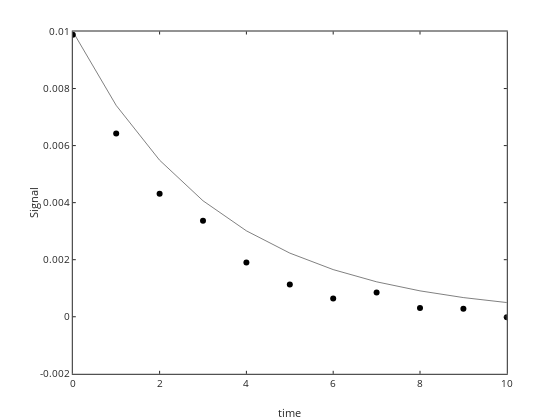

Notebook code cell kept with this figure:
### Code cell
% so to optmize it we need to first define the error function
% this is what will get minimized

graphics_toolkit ("plotly")

% initial guess

errorfunction = @(p,N,t) (log10(sum((N-p(1).*exp(-p(2)*t)).^2)));

ktst=0.3; N0tst=0.01; ptst=[N0tst ktst];

err=errorfunction(ptst,N,t)

Ntst=firstorderdecay(t,N0tst,ktst); 

plot(t,N,'ko',t,Ntst,'k-'); 
xlabel('time'); ylabel('Signal')

### Figure 1 — Plotly figure (JSON) as saved in the notebook; plotly's stock layout.template omitted (floating-point values rounded to 4 significant figures)
{"data": [{"line": {"color": "rgb(0, 0, 0)", "width": 0.5}, "marker": {"color": "rgb(0, 0, 0)", "line": {"color": "rgb(0, 0, 0)"}, "size": 6, "symbol": "circle"}, "mode": "markers", "name": "", "showlegend": false, "type": "scatter", "visibility": true, "x": [0, 1, 2, 3, 4, 5, 6, 7, 8, 9, 10], "xaxis": "x", "y": [0.009883, 0.006421, 0.00431, 0.003365, 0.001904, 0.001127, 0.0006396, 0.0008543, 0.0003103, 0.0002777, -1.324e-05], "yaxis": "y"}, {"line": {"color": "rgb(0, 0, 0)", "dash": "solid", "width": 0.5}, "marker": {"color": "rgb(0, 0, 0)", "line": {"color": "rgb(0, 0, 0)"}, "size": 6, "symbol": "none"}, "mode": "lines", "name": "", "showlegend": false, "type": "scatter", "visibility": true, "x": [0, 1, 2, 3, 4, 5, 6, 7, 8, 9, 10], "xaxis": "x", "y": [0.01, 0.007408, 0.005488, 0.004066, 0.003012, 0.002231, 0.001653, 0.001225, 0.0009072, 0.0006721, 0.0004979], "yaxis": "y"}], "layout": {"height": 420, "hovermode": "closest", "margin": {"b": 0, "l": 0, "r": 0, "t": 0}, "plot_bgcolor": "rgba(0, 0, 0, 0)", "showlegend": false, "width": 560, "xaxis": {"anchor": "y", "autorange": false, "domain": [0.13, 0.905], "exponentformat": "none", "gridcolor": "rgba(38,38,38,0.15)", "gridwidth": 1, "linecolor": "rgb(38,38,38)", "linewidth": 1, "mirror": "ticks", "range": [0, 10], "showgrid": false, "showline": true, "side": "bottom", "spikedash": "solid", "spikemode": "across", "spikesides": false, "spikethickness": 1, "tickangle": 0, "tickcolor": "rgb(38,38,38)", "tickfont": {"color": "rgb(38,38,38)", "size": 10}, "ticklen": 3, "ticks": "inside", "ticktext": ["0", "2", "4", "6", "8", "10"], "tickvals": [0, 2, 4, 6, 8, 10], "title": {"font": {"color": "rgb(38,38,38)", "size": 11}, "text": "time"}, "type": "linear", "visible": true, "zeroline": false}, "yaxis": {"anchor": "x", "autorange": false, "domain": [0.11, 0.925], "exponentformat": "none", "gridcolor": "rgba(38,38,38,0.15)", "gridwidth": 1, "linecolor": "rgb(38,38,38)", "linewidth": 1, "mirror": "ticks", "range": [-0.002, 0.01], "showgrid": false, "showline": true, "side": "left", "spikedash": "solid", "spikemode": "across", "spikesides": false, "spikethickness": 1, "tickangle": 0, "tickcolor": "rgb(38,38,38)", "tickfont": {"color": "rgb(38,38,38)", "size": 10}, "ticklen": 3, "ticks": "inside", "ticktext": ["-0.002", "0", "0.002", "0.004", "0.006", "0.008", "0.01"], "tickvals": [-0.002, 0, 0.002, 0.004, 0.006, 0.008, 0.01], "title": {"font": {"color": "rgb(38,38,38)", "size": 11}, "text": "Signal"}, "type": "linear", "visible": true, "zeroline": false}}}
